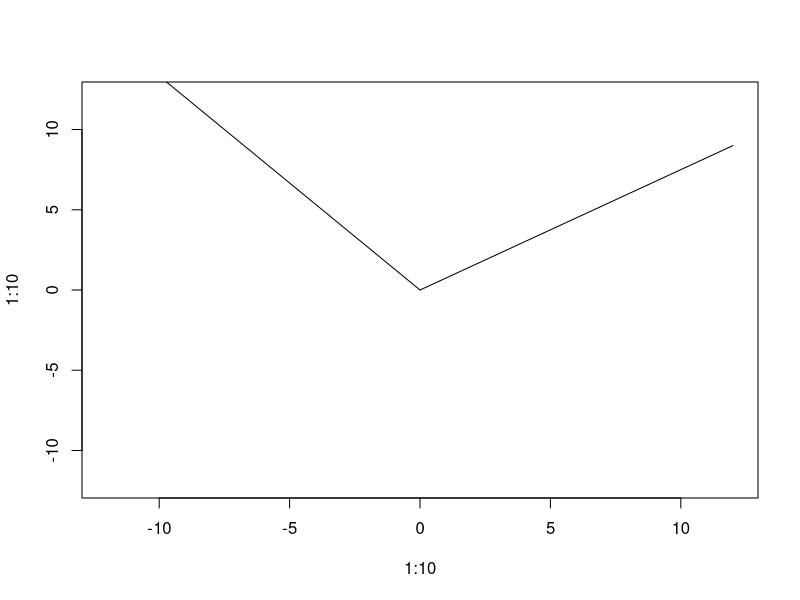

Recreate this plot in R.
###

A <- matrix(c(1, 2, 1, 4, 2, 4), nrow=2)
B <- t(A)
dim(A)	# 2 * 3
dim(B)	# 3 * 2
A %*% B	# 2 * 2
B %*% A	# 3 * 3


plot(1:10, 1:10, ylim=c(-12,12), xlim=c(-12,12), type="n")
lines(c(0,-12), c(0,16))
lines(c(0,12), c(0,9))

a <- c(-12, 16)
b <- c(12, 9)
t(a) %*% b
sum(a*b)
# if the dot product is 0, the vectors are orthogonal
# Plot the vectors

# Eigenvectors of real symmetric matrices are orthogonal
A <- matrix(sample(1:12), nrow=3)
B <- A %*% t(A)
C <- eigen(B)$vectors
# The eigen function normalizes the eigenvectors
sum(C[,1]^2)
sum(C[,2]^2)
sum(C[,3]^2)
# Orthogonal matrices have a dot product of zero
round(C[,1] %*% C[,2],15)
round(C[,1] %*% C[,3],15)
# The determinant of an orthonormal matrix is +/- 1
det(C)

round(C %*% t(C),15)
